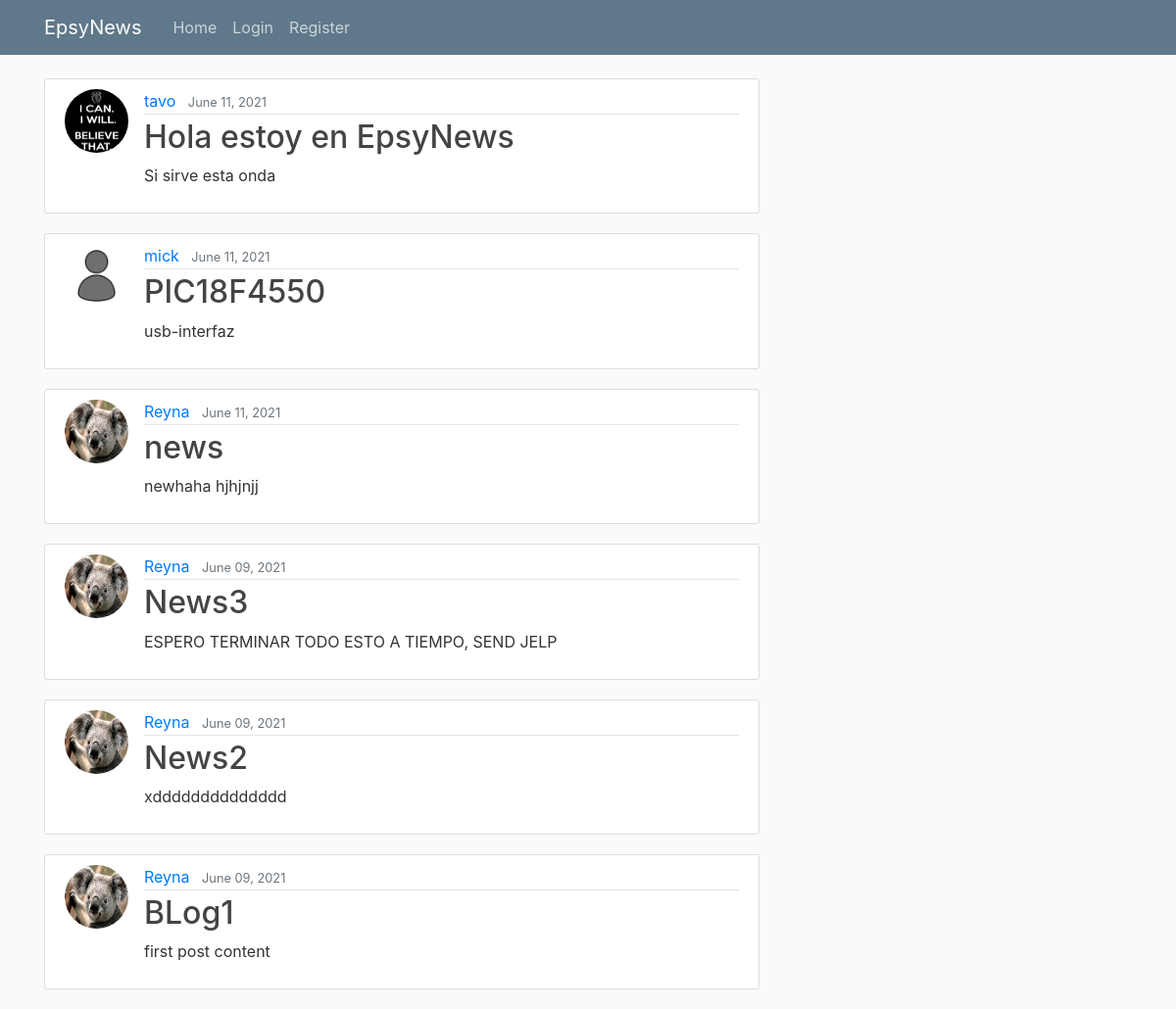
The app's page /, older data.
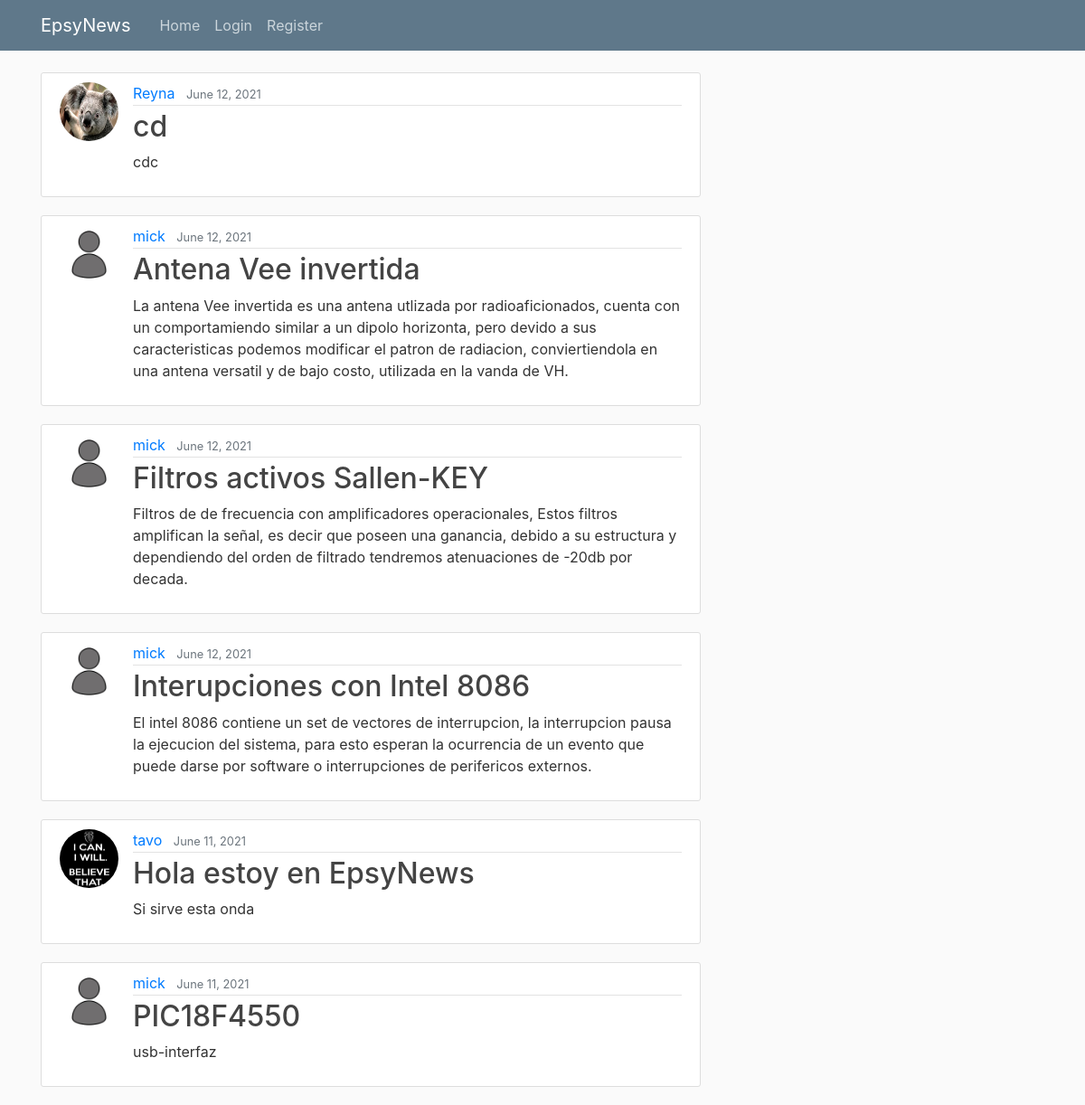
The same page, newer data.
### blog/models.py (models this page shows, shortened)
class Post(models.Model):
    title = models.CharField(max_length=100)
    content = models.TextField()
    date_posted = models.DateTimeField(default=timezone.now)
    autor = models.ForeignKey(User, on_delete=models.CASCADE)
    image = models.ImageField(default='default.jpg', upload_to='blog_images')

### users/models.py (models this page shows, shortened)
class Profile(models.Model):
    user = models.OneToOneField(User, on_delete=models.CASCADE)
    image = models.ImageField(default='default.jpg', upload_to='profile_pics')

### blog/views.py (the view)
# urls.py: path('', PostListView.as_view(), name='blog-home'),
class PostListView(ListView):
    model = Post
    template_name = 'blog/home.html'  # <app>/<model>_<viewtype>.html
    context_object_name = 'posts'
    ordering = ['-date_posted']
    paginate_by= 6

### blog/templates/blog/home.html
{% extends "blog/base.html" %}
{% block content %}
    {% for post in posts %}
        <article class="media content-section">
          <img class="rounded-circle article-img" src="{{ post.autor.profile.image.url }}">
          <div class="media-body">
            <div class="article-metadata">
              <a class="mr-2" href="#">{{ post.autor }}</a>
              <small class="text-muted">{{ post.date_posted|date:"F d, Y" }}</small>
            </div>
            <h2><a class="article-title" href="{% url 'post-detail' post.id %}">{{ post.title }}</a></h2>
            <p class="article-content">{{ post.content }}</p>
          </div>
        </article>
    {% endfor %}
{% endblock content %}

Row changes from the older to the newer data that the page shows:
no longer on this page (row unchanged): Post: autor.profile.image (picture), autor "Reyna", date_posted "June 11, 2021", title "news", content "newhaha hjhjnjj"
no longer on this page (row unchanged): Post: autor.profile.image (picture), autor "Reyna", date_posted "June 09, 2021", title "News3", content "ESPERO TERMINAR TODO ESTO A TIEMPO, SEND JELP"
no longer on this page (row unchanged): Post: autor.profile.image (picture), autor "Reyna", date_posted "June 09, 2021", title "News2", content "xdddddddddddddd"
no longer on this page (row unchanged): Post: autor.profile.image (picture), autor "Reyna", date_posted "June 09, 2021", title "BLog1", content "first post content"
added Post: autor.profile.image (picture), autor "Reyna", date_posted "June 12, 2021", title "cd", content "cdc"
added Post: autor.profile.image (placeholder picture), autor "mick", date_posted "June 12, 2021", title "Antena Vee invertida", content "La antena Vee invertida es una antena utlizada por radioaficionados, cuenta con un comportamiendo similar a un dipolo horizonta, pero devido a sus caracteristicas podemos modificar el patron de radiacion, conviertiendola en una antena versatil y de bajo costo, utilizada en la vanda de VH."
added Post: autor.profile.image (placeholder picture), autor "mick", date_posted "June 12, 2021", title "Filtros activos Sallen-KEY", content "Filtros de de frecuencia con amplificadores operacionales, Estos filtros amplifican la señal, es decir que poseen una ganancia, debido a su estructura y dependiendo del orden de filtrado tendremos atenuaciones de -20db por decada."
added Post: autor.profile.image (placeholder picture), autor "mick", date_posted "June 12, 2021", title "Interupciones con Intel 8086", content "El intel 8086 contiene un set de vectores de interrupcion, la interrupcion pausa la ejecucion del sistema, para esto esperan la ocurrencia de un evento que puede darse por software o interrupciones de perifericos externos."
